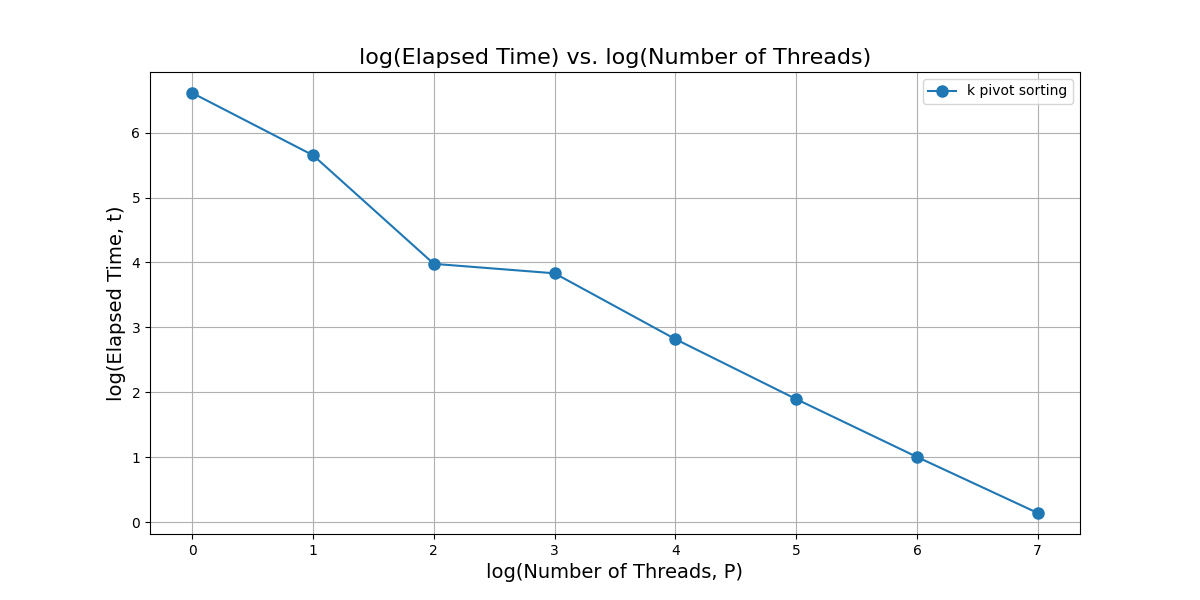

The Python source for this figure:
import matplotlib.pyplot as plt
import numpy as np



execution_data = [
    {'k pivot sorting':[97.6393, 50.252, 15.7718, 14.2543, 7.06163, 3.72435, 2.00855, 1.10429]}
]

thread_counts = [1, 2, 4, 8, 16, 32, 64, 128]
log_thread_counts = np.log2(thread_counts)

for i, execution_times in enumerate(execution_data, start=1):
    plt.figure(figsize=(12, 6))
    
    for label, times in execution_times.items():
        plt.plot(log_thread_counts, np.log2(times), marker='o', linestyle='-', markersize=8, label=label)

    plt.title("log(Elapsed Time) vs. log(Number of Threads)", fontsize=16)
    plt.xlabel("log(Number of Threads, P)", fontsize=14)
    plt.ylabel("log(Elapsed Time, t)", fontsize=14)
    plt.grid(True)
    plt.legend()

    filename = f"execution_plot_{i}.png"
    plt.savefig(filename)
    plt.close()

    print(f"Plot saved as {filename}")
